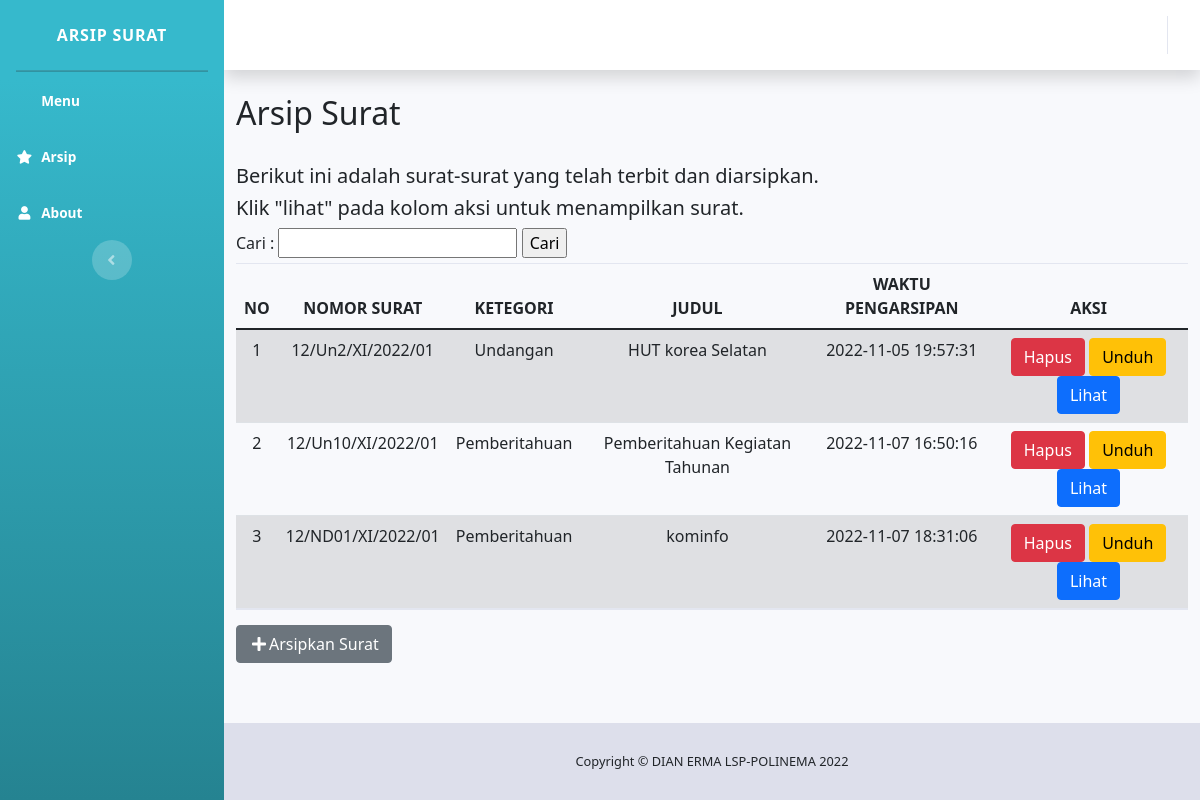
The page / on the database its author committed.
### tables this page shows
CREATE TABLE `surat` (
  `id` int(11) NOT NULL,
  `nosurat` varchar(45) NOT NULL,
  `kategori` varchar(30) NOT NULL,
  `judul` varchar(60) NOT NULL,
  `waktu` datetime NOT NULL,
  `file` varchar(100) NOT NULL
);

### index.php (the view, shortened to what this page needs)
<?php
    include 'layouts/sidebar.php';
    include 'layouts/topbar.php';
    include 'koneksi.php';
?>
    <div class="container-fluid">
        <h2>Arsip Surat</h2><br>
        <h5>Berikut ini adalah surat-surat yang telah terbit dan diarsipkan.</h5>
        <h5>Klik "lihat" pada kolom aksi untuk menampilkan surat.</h5>
        <form action="index.php" method="get">
         <label>Cari :</label>
         <input type="text" name="cari">
         <input type="submit" value="Cari">
        </form>
        <table class="table table-striped">
            <thead>
                <tr class="text-center">
                    <th>NO</th>
                    <th>NOMOR SURAT</th>
                    <th>KETEGORI</th>
                    <th>JUDUL</th>
                    <th>WAKTU PENGARSIPAN</th>
                    <th>AKSI</th>
                </tr>
            </thead>
            <tbody>
                <?php
                    if(isset($_GET['cari'])){
                      $cari = $_GET['cari'];
                      $hasil = mysqli_query($koneksi,"select * from surat where judul like '%".$cari."%'");
                     }else{
                      $hasil = mysqli_query($koneksi,"select * from surat");
                     }
                    $no = 1;
                        while ($data = mysqli_fetch_array($hasil)){
                ?>
                <tr class="text-center">
                    <td><?php echo $no++?></td>
                    <td><?php echo $data['nosurat'];?></td>
                    <td><?php echo $data['kategori'];?></td>
                    <td><?php echo $data['judul'];?></td>
                    <td><?php echo $data['waktu'];?></td>
                    <td>
                         <a href="hapus.php?id=<?php echo $data['id'];?>" onclick="return confirm('Yakin Hapus?')" class="btn btn-danger">Hapus</a>
                         <a href="unduh.php?filename=<?=$data['file']?>" class="btn btn-warning">Unduh</a>
                        <a href="lihat.php?id=<?php echo $data['id'];?>" class="btn btn-primary">Lihat</a>
                    </td>
                </tr>
                <?php
            }?>
            </tbody>
        </table>
        <a href="tambah.php" class="btn btn-secondary"><i class="fas fa-fw fa-plus"></i>Arsipkan Surat</a>
    </div>
</div>
<?php
    include 'layouts/footer.php';
?>

### layouts/sidebar.php (shortened to what this page needs)
<!DOCTYPE html>
<html>
<head>
    <link href="vendor/fontawesome-free/css/all.min.css" rel="stylesheet" type="text/css">
    <link href="css/sb-admin-2.min.css" rel="stylesheet">
    <link
      href="https://cdn.jsdelivr.net/npm/bootstrap@5.0.2/dist/css/bootstrap.min.css"
      rel="stylesheet"
    />
</head>
<body id="page-top">
    <div id="wrapper">
        <ul class="navbar-nav bg-gradient-info sidebar sidebar-dark accordion" id="accordionSidebar">
            <a class="sidebar-brand d-flex align-items-center justify-content-center" href="index.php">
                <div class="sidebar-brand-text mx-3">Arsip Surat</div>
            </a>
            <hr class="sidebar-divider my-0">
              <li class="nav-item active">
                <a class="nav-link" href="index.php">
                    <span>Menu</span></a>
            </li>
            <li class="nav-item active">
                <a class="nav-link" href="index.php">
                    <i class="fas fa-fw fa-star"></i>
                    <span>Arsip</span></a>
            </li>
            <li class="nav-item active">
                <a class="nav-link" href="about.php">
                    <i class="fas fa-fw fa-user"></i>
                    <span>About</span></a>
            </li>
            <div class="text-center d-none d-md-inline">
                <button class="rounded-circle border-0" id="sidebarToggle"></button>
            </div>
        </ul>

### layouts/topbar.php (shortened to what this page needs)
<div id="content-wrapper" class="d-flex flex-column">
    <div id="content">
        <nav class="navbar navbar-expand navbar-light bg-white topbar mb-4 static-top shadow">
            <ul class="navbar-nav ml-auto">
            </ul>
        </nav>

### layouts/footer.php (shortened to what this page needs)
            <footer class="sticky-footer" style="background-color:#dddfeb;">
                <div class="container my-auto">
                    <div class="copyright text-center my-auto">
                        <span>Copyright &copy; DIAN ERMA LSP-POLINEMA 2022</span>
                    </div>
                </div>
            </footer>
        </div>
    </div>
</body>
</html>

### rows shown on the page
surat: nosurat "12/Un2/XI/2022/01", kategori "Undangan", judul "HUT korea Selatan", waktu "2022-11-05 19:57:31"
surat: nosurat "12/Un10/XI/2022/01", kategori "Pemberitahuan", judul "Pemberitahuan Kegiatan Tahunan", waktu "2022-11-07 16:50:16"
surat: nosurat "12/ND01/XI/2022/01", kategori "Pemberitahuan", judul "kominfo", waktu "2022-11-07 18:31:06"
